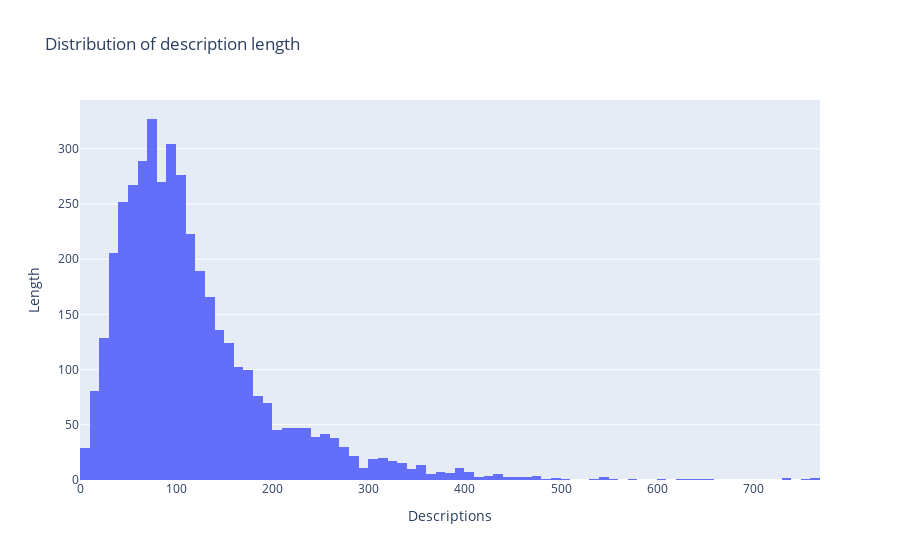

The cell this chart's notebook holds for it:
### Code cell
plot_data = [
    go.Histogram(
        x=df['description_length']
    )
]
plot_layout = go.Layout(
        title='Distribution of description length',
        yaxis= {'title': "Length"},
        xaxis= {'title': "Descriptions"}
    )
fig = go.Figure(data=plot_data, layout=plot_layout)
pyoff.iplot(fig)

### Figure 1 — Plotly figure (JSON) as saved in the notebook; plotly's stock layout.template omitted (floating-point values rounded to 4 significant figures; data arrays with more than 128 entries replaced by an {"elided": "..."} marker saying what was removed)
{"data": [{"type": "histogram", "x": {"elided": "4160 int values"}}], "layout": {"title": {"text": "Distribution of description length"}, "xaxis": {"title": {"text": "Descriptions"}}, "yaxis": {"title": {"text": "Length"}}}}
